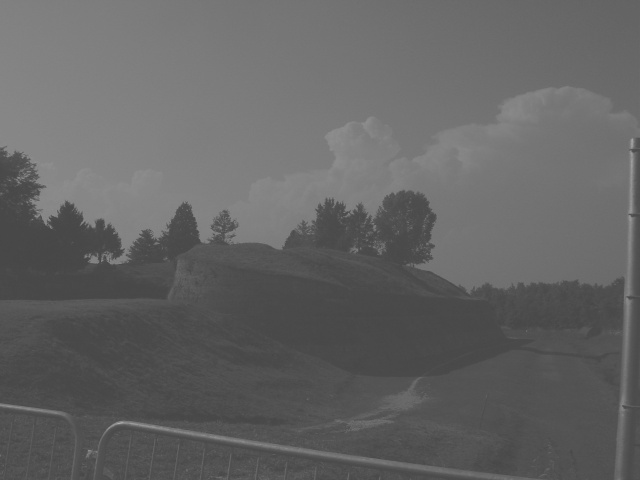
#> input picture lab3/hist_gray.jpg, 640 x 480 px
$ python zad6.py
#> lines starting #> are read from the running program, lines starting #| are printed output that depends on the picture
import matplotlib.pyplot as plt
import numpy as np
import PIL.Image as Image
from skimage.exposure import equalize_hist


# funkcja wyświetlająca histogram
def show_hist(title: str, ax: plt.Axes, src: np.ndarray, ran: tuple[int, int] = (0, 255)) -> None:
    ax.hist(src, bins=255)
    ax.set_xlim(ran)
    ax.set_title(title)


# funkcja wyświetlająca obrazek
def show_img(title: str, ax: plt.Axes, src: np.ndarray) -> None:
    ax.imshow(src, cmap="gray")
    ax.set_title(title)


# funkcja spersonalizowana (wyświetla podany obrazek i jego histogram obok)
def show_answer(title: str, axes: plt.Axes, src: np.ndarray) -> None:
    show_img(title, axes[0], src)
    show_hist(f'{title} - histogram', axes[1], src.flatten())


# funkcja wyrównująca histogram
def equalize_histogram(src: np.ndarray) -> np.ndarray:
    shape = src.shape
    # histogram kumulacyjny (lista składana - przyspieszenie kalkulacji)
    c_hist = np.asarray([np.size(src[src <= x]) for x in range(256)])
    mapping = (255 * c_hist) // (shape[0] * shape[1])
    return mapping[src]


# wczytywanie obrazków
filenames = ["hist_gray.jpg", "hist_couple.bmp"]
imgs = [np.asarray(Image.open(img)) for img in filenames]
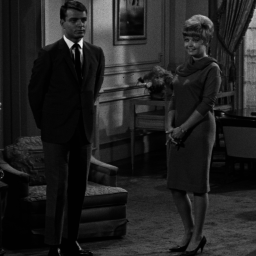
#> input picture lab3/hist_couple.bmp, 256 x 256 px
#> imgs = 2 items
fig, a = plt.subplots(2, 6, num='Zadanie 6')

# wyświetlanie wyniku
for index, (name, img) in enumerate(zip(filenames, imgs)):
    res = np.asarray(equalize_hist(img) * 255, dtype=np.uint8), equalize_histogram(img)
    show_answer(name, a[index, :2], img)                    # oryginalny histogram
    show_answer('[gotowa funkcja]', a[index, 2:4], res[0])  # wyrównany histogram ("gotowa" funkcja)
    show_answer('[własna funkcja]', a[index, 4:], res[1])   # wyrównany histogram (własna funkcja)
#> this loop made 2 passes
#> (name, shape in equalize_histogram) on passes 1 to 2: ('hist_gray.jpg', (480, 640)), ('hist_couple.bmp', (256, 256))

plt.show()
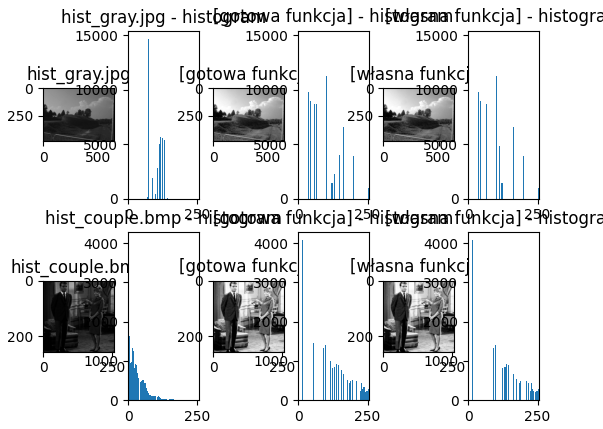
#> figure drawn by matplotlib, 12 panels; panel 2: tallest bar 14707 high, from x = 73.63 to 74.06; panel 4: tallest bar 14707 high, from x = 29 to 30; panel 6: tallest bar 14707 high, from x = 29 to 30; panel 8: tallest bar 4076 high, from x = 1 to 1.95
